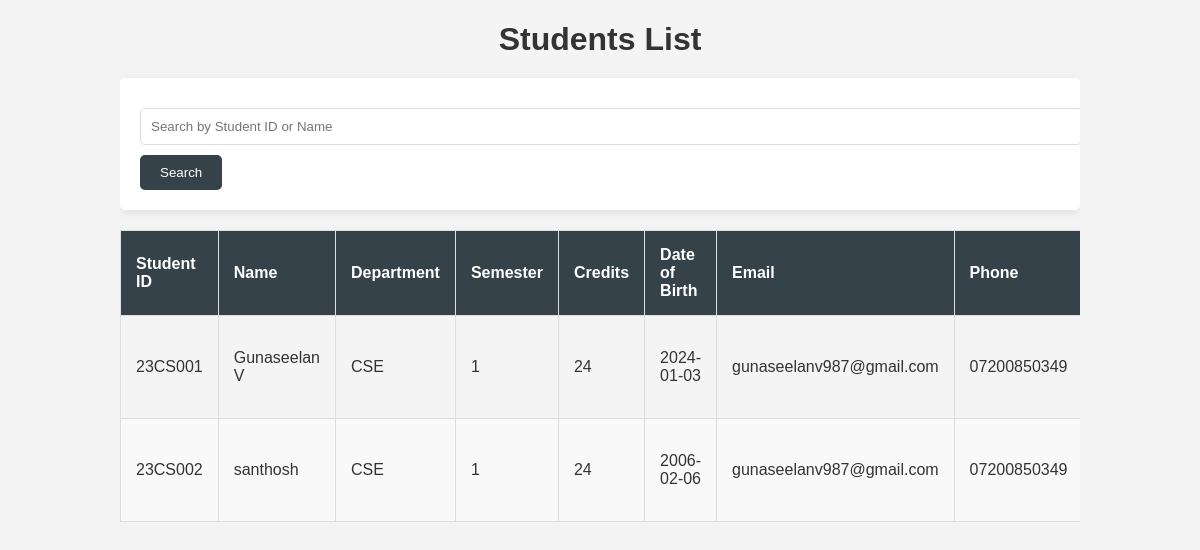
Screenshot of /view_students with the database file from the repository.
### tables this page shows
CREATE TABLE students (
            student_id TEXT PRIMARY KEY,
            name TEXT NOT NULL,
            department TEXT NOT NULL,
            semester INTEGER NOT NULL,
            credits INTEGER NOT NULL,
            dob DATE NOT NULL,
            email TEXT NOT NULL,
            phone TEXT,
            address TEXT,
            enrollment_year INTEGER NOT NULL,
            course_name TEXT NOT NULL
        );

### app.py (the view)
@app.route('/view_students', methods=['GET', 'POST'])
def view_students():
    conn = sqlite3.connect('college.db')
    cursor = conn.cursor()
    if request.method == 'POST':
        search_query = request.form.get('search_query')
        cursor.execute('SELECT * FROM students WHERE student_id LIKE ? OR name LIKE ?', ('%' + search_query + '%', '%' + search_query + '%'))
    else:
        cursor.execute('SELECT * FROM students')
    students = cursor.fetchall()
    conn.close()
    return render_template('view_students.html', students=students)

### templates/view_students.html (shortened to what this page needs)
<!DOCTYPE html>
<html lang="en">
<head>
    <link rel="stylesheet" href="{{ url_for('static', filename='styles.css') }}">
</head>
<body>
    <div class="container">
        <h1>Students List</h1>
        <form method="POST">
            <input type="text" name="search_query" placeholder="Search by Student ID or Name">
            <input type="submit" value="Search">
        </form>
        <table>
            <thead>
                <tr>
                    <th>Student ID</th>
                    <th>Name</th>
                    <th>Department</th>
                    <th>Semester</th>
                    <th>Credits</th>
                    <th>Date of Birth</th>
                    <th>Email</th>
                    <th>Phone</th>
                </tr>
            </thead>
            <tbody>
                {% for student in students %}
                <tr>
                    <td>{{ student[0] }}</td>
                    <td>{{ student[1] }}</td>
                    <td>{{ student[2] }}</td>
                    <td>{{ student[3] }}</td>
                    <td>{{ student[4] }}</td>
                    <td>{{ student[5] }}</td>
                    <td>{{ student[6] }}</td>
                    <td>{{ student[7] }}</td>
                </tr>
                {% endfor %}
            </tbody>
        </table>
    </div>
</body>
</html>

### static/styles.css (style rules this page uses)
body { font-family: Arial, sans-serif; background-color: #f4f4f4; color: #333; margin: 0; padding: 0; }
.container { width: 80%; margin: auto; overflow: hidden; }
h1 { text-align: center; color: #333; margin-bottom: 20px; }
form { background: #ffffff; padding: 20px; border-radius: 5px; box-shadow: 0 2px 10px rgba(0, 0, 0, 0.1); }
form input[type="text"], form input[type="email"], form input[type="date"], form input[type="number"], form select { width: 100%; padding: 10px; margin: 10px 0; border: 1px solid #ddd; border-radius: 5px; }
form input[type="submit"] { background: #35424a; color: #ffffff; border: none; padding: 10px 20px; border-radius: 5px; cursor: pointer; }
table { width: 100%; border-collapse: collapse; margin-top: 20px; }
table, th, td { border: 1px solid #ddd; }
th, td { padding: 15px; text-align: left; }
th { background: #35424a; color: #ffffff; }
tr:nth-child(even) { background: #f9f9f9; }

### rows the page displays
students: student_id "23CS001", name "Gunaseelan V", department "CSE", semester "1", credits "24", dob "2024-01-03", email "gunaseelanv987@gmail.com", phone "07200850349"
students: student_id "23CS002", name "santhosh", department "CSE", semester "1", credits "24", dob "2006-02-06", email "gunaseelanv987@gmail.com", phone "07200850349"
